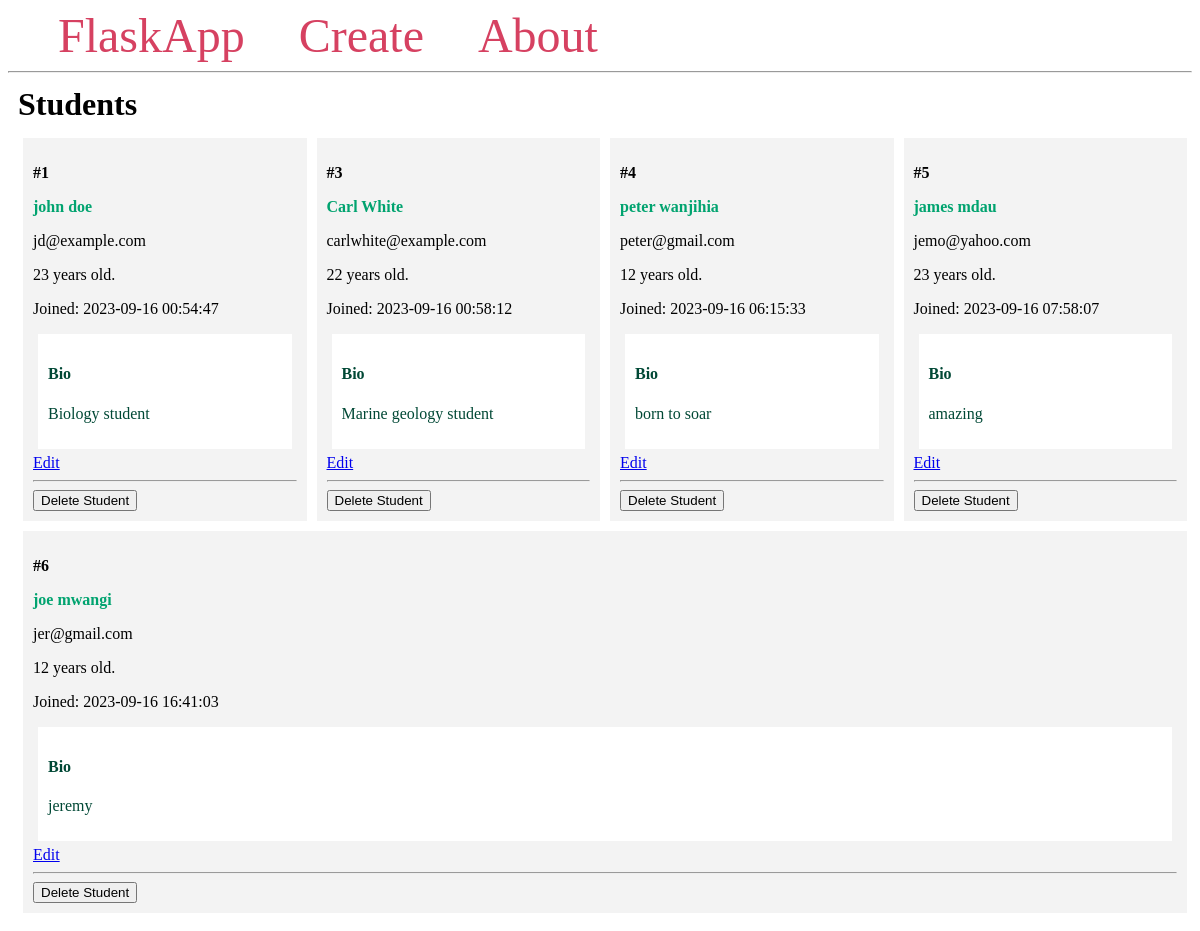
The page / on the database its author committed.
### app.py (models this page shows, shortened)
class Student(db.Model):
    id = db.Column(db.Integer,primary_key=True)
    firstname = db.Column(db.String(100),nullable=False)
    lastname = db.Column(db.String(100),nullable=False)
    email = db.Column(db.String(80),unique=True,nullable=False)
    age = db.Column(db.Integer)
    created_at = db.Column(db.DateTime(timezone=True),server_default= func.now())
    bio = db.Column(db.Text)

### app.py (the view)
@app.route('/')
def index():
    students = Student.query.all()
    return render_template('index.html',students=students)

### templates/index.html
{% extends 'base.html' %} {% block content %}
<h1 class="title">{% block title %} Students {% endblock %}</h1>
<div class="content">
  {% for student in students %}
  <div class="student">
    <p><b>#{{ student.id }}</b></p>
    <b>
      <p class="name">
        <a href="{{url_for('student',student_id=student.id)}}">
          {{ student.firstname }} {{ student.lastname }}
        </a>
      </p>
    </b>
    <p>{{ student.email }}</p>
    <p>{{ student.age }} years old.</p>
    <p>Joined: {{ student.created_at }}</p>
    <div class="bio">
      <h4>Bio</h4>
      <p>{{ student.bio }}</p>
    </div>
    <a href="{{ url_for('edit', student_id=student.id) }}">Edit</a>
    <hr>
        <form method="POST"
                action="{{ url_for('delete', student_id=student.id) }}">
            <input type="submit" value="Delete Student"
                onclick="return confirm('Are you sure you want to delete this entry?')">
        </form>
  </div>
  {% endfor %}
</div>
{% endblock %}

### templates/base.html (shortened to what this page needs)
<!DOCTYPE html>
<html lang="en">
<head>
</head>
<body>
    <nav>
        <a href="{{ url_for('index') }}">FlaskApp</a>
        <a href="{{ url_for('create') }}">Create</a>
        <a href="#">About</a>
    </nav>
    <hr>
    <div class="content">
        {% block content %} {% endblock %}
    </div>
</body>
</html>

### templates/base.html (style rules this page uses)
.title { margin: 5px; }
.content { margin: 5px; width: 100%; display: flex; flex-direction: row; flex-wrap: wrap; }
.student { flex: 20%; padding: 10px; margin: 5px; background-color: #f3f3f3; inline-size: 100%; }
.bio { padding: 10px; margin: 5px; background-color: #ffffff; color: #004835; }
.name a { color: #00a36f; text-decoration: none; }
nav a { color: #d64161; font-size: 3em; margin-left: 50px; text-decoration: none; }

### rows shown on the page
Student: id "1", firstname "john", lastname "doe", email "jd@example.com", age "23", created_at "2023-09-16 00:54:47", bio "Biology student"
Student: id "3", firstname "Carl", lastname "White", email "carlwhite@example.com", age "22", created_at "2023-09-16 00:58:12", bio "Marine geology student"
Student: id "4", firstname "peter", lastname "wanjihia", email "peter@gmail.com", age "12", created_at "2023-09-16 06:15:33", bio "born to soar"
Student: id "5", firstname "james", lastname "mdau", email "jemo@yahoo.com", age "23", created_at "2023-09-16 07:58:07", bio "amazing"
Student: id "6", firstname "joe", lastname "mwangi", email "jer@gmail.com", age "12", created_at "2023-09-16 16:41:03", bio "jeremy"
